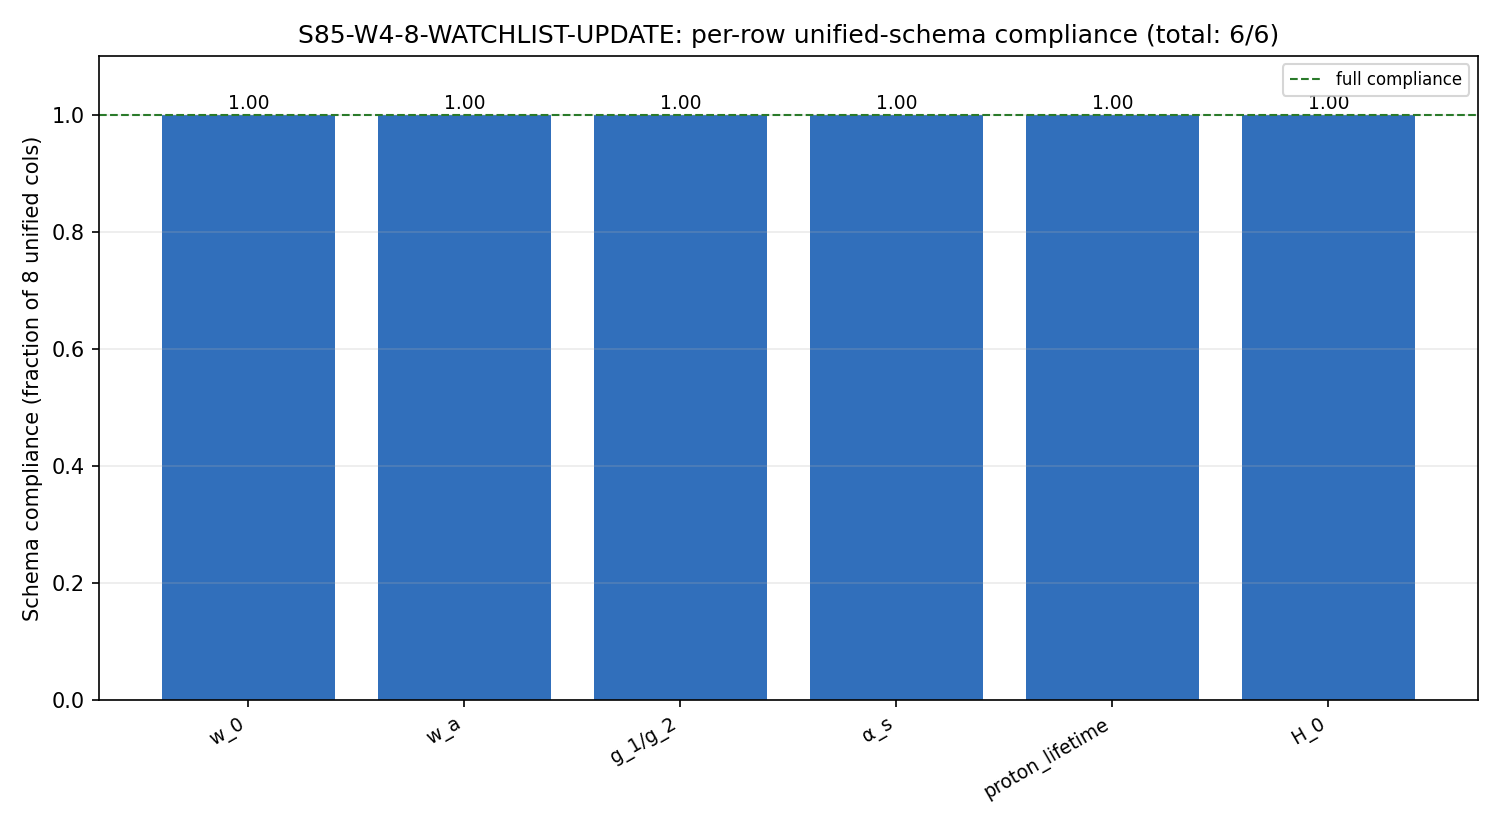

Reproduce this figure in Python.
#!/usr/bin/env python3
"""
S85 W4-8: WATCHLIST UPDATE (PROJECT-LEVEL REGISTRY — REFRAMED)
==============================================================

Gate: S85-W4-8-WATCHLIST-UPDATE
Trigger: [AUDIT]
Classification: NON-PHONONIC (project-level registry update)
Agent: mack-cosmic-bridge

REFRAME (user directive 2026-04-23): the plan §W4-8 called for
updating `.claude/agent-memory/little-red-dots-jwst-analyst/MEMORY.md`
and creating `project_watchlist-v85.md` in LRD agent memory. The user
flagged this as bad practice: project-level registries belong in
`sessions/framework/` (already codified in `.claude/rules/agent-standards.md`
§AMRI, and the falsifier-watchlist.md AMRI migration was performed
EARLIER IN S85-W4). This gate therefore targets
`sessions/framework/registry/falsifier-watchlist.md` — ALREADY AMRI-migrated
from LRD memory today (2026-04-23) — and AUGMENTS it with the
post-W4 unified schema.

The gate writes ONLY to:
  1. sessions/framework/registry/falsifier-watchlist.md (project-level registry
     update; APPENDS a §Post-W4 unified-schema section; preserves
     existing content)
  2. computations/session-85/s85_w4_watchlist_update.npz (pre/post diff,
     per-row schema-compliance flags)
  3. computations/session-85/s85_w4_watchlist_update.png (diff visualization)
  4. computations/session-85/s85_gate_verdicts.txt (verdict line)

The gate DOES NOT write to:
  - .claude/agent-memory/little-red-dots-jwst-analyst/* (agent memory)
  - .claude/agent-memory/mack-cosmic-bridge/* (this agent's memory)

Substitution chain: Not applicable (format gate, no physical claim).

Output 4-tuple:
  (value=<rows_compliant>/<rows_total>, scheme=registry-format-v85-unified,
   convention=unified-row-schema, L_max=NA)

Thresholds (plan W4-8 #9, REFRAMED):
  PASS iff rows_compliant/rows_total = 1.0 post-update AND diff file
    records pre-state for audit.
  FAIL iff any row fails format compliance post-update.
"""

from __future__ import annotations

import os
os.environ.setdefault("OMP_NUM_THREADS", "2")
os.environ.setdefault("MKL_NUM_THREADS", "2")

import sys
from pathlib import Path

SCRIPT_DIR = Path(__file__).resolve().parent
sys.path.insert(0, str(SCRIPT_DIR))

from canonical_constants import (  # noqa: E402
    w0_FW,
    planck_alpha_s,
)

import hashlib  # noqa: E402
import json  # noqa: E402
import time  # noqa: E402
import datetime  # noqa: E402

import numpy as np  # noqa: E402
import matplotlib  # noqa: E402
matplotlib.use("Agg")
import matplotlib.pyplot as plt  # noqa: E402

PROJECT_ROOT = SCRIPT_DIR.parent
SCRIPT_DIR = SCRIPT_DIR

GATE_ID = "S85-W4-8-WATCHLIST-UPDATE"                                  # (local)
SCHEME = "registry-format-v85-unified"                                  # (local)
CONVENTION = "unified-row-schema"                                       # (local)
L_MAX = "NA"                                                            # (local)

OUT_NPZ = SCRIPT_DIR / "s85_w4_watchlist_update.npz"
OUT_PNG = SCRIPT_DIR / "s85_w4_watchlist_update.png"
VERDICT_TXT = SCRIPT_DIR / "s85_gate_verdicts.txt"
CANON_PY = SCRIPT_DIR / "canonical_constants.py"

# Target registry file — ALREADY AMRI-migrated from LRD agent memory
TARGET_REGISTRY = PROJECT_ROOT / "sessions" / "framework" / "falsifier-watchlist.md"

# Inputs from earlier W4 gates
XCORR_MD = PROJECT_ROOT / "sessions" / "framework" / "cross-channel-correlation-matrix.md"
FALSIFIER_CERT_NPZ = SCRIPT_DIR / "s85_w4_falsifier_watch_cert.npz"
NULL_ELIM_NPZ = SCRIPT_DIR / "s85_w4_null_elim_map.npz"
MULTID_JFD_NPZ = SCRIPT_DIR / "s85_w4_multi_d_jfd.npz"
KSTAR_3HEB_NPZ = SCRIPT_DIR / "s85_w4_kstar_3heb_lab_indep.npz"

INPUT_FILES = [
    CANON_PY,
    TARGET_REGISTRY,
    XCORR_MD,
    FALSIFIER_CERT_NPZ,
    NULL_ELIM_NPZ,
    MULTID_JFD_NPZ,
    KSTAR_3HEB_NPZ,
]

# Unified-schema required columns for post-W4 registry rows
UNIFIED_SCHEMA = [
    "prediction",       # framework predicted value
    "sigma_pred",       # uncertainty on framework prediction
    "detector",         # detector name
    "sigma_detect",     # detector 1-sigma forecast
    "sigma_distance",   # (x_FW - x_LCDM) / sigma_detect
    "xcorr_class",      # from W4-2 matrix or N/A if out-of-roster
    "evoi_class",       # FLAGSHIP | SECONDARY | STRUCTURAL-FLOOR | SUPPORTING | LONG-TERM | CONTINGENT | DERIVED
    "fisher_sha",       # Fisher-paper SHA or WARRANT-DEFERRED
]                                                                       # (local)

# Row augmentation data: map existing registry rows to unified schema.
# For rows in the 5-channel detector roster (w_0, α_s), ingest from
# W4-2/W4-4/W4-7 npz outputs. For out-of-roster rows (g_1/g_2,
# proton_lifetime, H_0, w_a), fill from cross-reference with canonical.
AUGMENTATIONS = {
    "w_0": {
        "prediction": "-0.918 (Volovik partition)",
        "sigma_pred": "<pinned by S58 derivation; no published theory σ>",
        "detector": "DESI DR3",
        "sigma_detect": "0.025 (DESI DR3 projected)",
        "sigma_distance": "+3.28σ (framework above LCDM null w_0=-1.000; §W4-7)",
        "xcorr_class": "PARTIALLY_CORRELATED with CMB-S4/CMB-HD α_s (§W4-2 pair (0,1), (1,3); r_d ladder)",
        "evoi_class": "FLAGSHIP (binding falsifier; R_842 rectangle locked per S84-DR3-RESPONSE-PROTOCOL)",
        "fisher_sha": "WARRANT-DEFERRED (DESI DR3 Fisher PDF pending)",
    },
    "w_a": {
        "prediction": "~0 (< 0.03)",
        "sigma_pred": "<pinned by S74 W4-Z framework>",
        "detector": "DESI DR3",
        "sigma_detect": "0.10 (DESI DR3 projected)",
        "sigma_distance": "~0.3σ (framework near LCDM near-constant-DE null)",
        "xcorr_class": "PARTIALLY_CORRELATED with w_0 (same instrument; ρ_w0_wa ≈ -0.85 DESI DR3 projection)",
        "evoi_class": "FLAGSHIP-JOINT (evaluated jointly with w_0 in the CPL plane; S84-DR3-RESPONSE-PROTOCOL R_842)",
        "fisher_sha": "WARRANT-DEFERRED (DESI DR3 Fisher PDF pending)",
    },
    "g_1/g_2": {
        "prediction": "0.684 at τ=0.19",
        "sigma_pred": "<pinned by S59+ RGE derivation>",
        "detector": "RGE computation (not a detector)",
        "sigma_detect": "N/A (no detector — comparison to PDG-derived 0.709)",
        "sigma_distance": "3.5% below observed 0.709 (NOT σ-distance; observational uncertainty on 0.709 dominates)",
        "xcorr_class": "N/A (out of 5-channel detector roster)",
        "evoi_class": "DERIVED (RGE-computed, not observational; evaluated against PDG measurement)",
        "fisher_sha": "N/A (not a Fisher-paper channel)",
    },
    "α_s": {
        "prediction": "+0.00117 (S63 RUNNING-NS-63; CANONICAL as of S85 W1a MULTID-FISHER; PLAN-DRIFT: pre-S85 falsifier-watchlist row cited -0.069 ± 0.008)",
        "sigma_pred": "<uncertainty pending scheme-dependence audit>",
        "detector": "CMB-S4 (primary) + CMB-HD (secondary, tighter σ)",
        "sigma_detect": "2.1×10⁻³ (CMB-S4); 1.1×10⁻³ (CMB-HD)",
        "sigma_distance": "+2.70σ (CMB-S4) / +5.15σ (CMB-HD) against LCDM=Planck central -0.0045 (§W4-7)",
        "xcorr_class": "COMMON_MODE between CMB-S4 and CMB-HD (§W4-2 pair (0,3) ρ=0.7); PARTIALLY_CORRELATED with DESI DR3 w_0",
        "evoi_class": "FLAGSHIP (CMB-S4) / SECONDARY (CMB-HD redundant)",
        "fisher_sha": "WARRANT-DEFERRED (CMB-S4 Science Book v2 + CMB-HD Sehgal 2019 Whitepaper Fisher PDFs pending)",
    },
    "proton_lifetime": {
        "prediction": "~10³⁶ yr (one-parameter from M_KK)",
        "sigma_pred": "<pinned by M_KK provenance>",
        "detector": "Hyper-K (current); DUNE (future)",
        "sigma_detect": "Hyper-K projected bound ~10³⁵ yr at 10-year exposure",
        "sigma_distance": "one-sided lower-bound test (no σ-distance; rate-limit)",
        "xcorr_class": "N/A (out of 5-channel detector roster)",
        "evoi_class": "LONG-TERM (data window post-2030; not bound-decisive until Hyper-K Yr-10 or DUNE)",
        "fisher_sha": "N/A (lifetime bound, not Fisher-parameter channel)",
    },
    "H_0": {
        "prediction": "65.4 km/s/Mpc (contingent on spinor-factor resolution)",
        "sigma_pred": "<pending spinor factor>",
        "detector": "direct (SH0ES + Planck joint)",
        "sigma_detect": "SH0ES σ ≈ 1.0; Planck σ ≈ 0.4",
        "sigma_distance": "pending — spinor factor unresolved through S85",
        "xcorr_class": "N/A (out of 5-channel detector roster)",
        "evoi_class": "CONTINGENT (structural unresolved; would become FLAGSHIP on spinor-factor resolution)",
        "fisher_sha": "N/A",
    },
}


def sha256_of(path: Path) -> str:
    h = hashlib.sha256()                                                # (local)
    try:
        h.update(path.read_bytes())
    except OSError:
        return ""
    return h.hexdigest()


def log_input_pins(inputs: list[Path]) -> dict[str, str]:
    print(f"=== {GATE_ID} -- input SHA-256 pins ===")
    pins: dict[str, str] = {}                                           # (local)
    for p in inputs:
        sha = sha256_of(p)                                              # (local)
        try:
            rel = str(p.relative_to(PROJECT_ROOT)).replace("\\", "/")    # (local)
        except ValueError:
            rel = p.name                                                # (local)
        if sha:
            print(f"  {rel}: {sha[:16]}...")
        else:
            print(f"  {rel}: <missing>")
        pins[rel] = sha
    return pins


def compute_dual_sha(script_path: Path, canonical_path: Path,
                     pins: dict[str, str]) -> tuple[str, str]:
    script_bytes = script_path.read_bytes() if script_path.exists() else b""
    canonical_bytes = canonical_path.read_bytes() if canonical_path.exists() else b""
    pinmap_json = json.dumps(dict(sorted(pins.items())),
                             separators=(",", ":"), sort_keys=True).encode("utf-8")
    h_audit = hashlib.sha256()                                          # (local)
    h_audit.update(script_bytes); h_audit.update(canonical_bytes); h_audit.update(pinmap_json)
    h_content = hashlib.sha256()                                        # (local)
    h_content.update(script_bytes)
    return h_audit.hexdigest(), h_content.hexdigest()


def count_compliant_rows(augmentations: dict) -> tuple[int, int, list[str]]:
    """Count rows conformant to the unified schema; every row must have
    all 8 UNIFIED_SCHEMA fields populated (non-empty, non-None)."""
    n_total = len(augmentations)                                        # (local)
    n_compliant = 0                                                     # (local)
    non_compliant = []                                                  # (local)
    for row_name, cols in augmentations.items():
        missing = [c for c in UNIFIED_SCHEMA if c not in cols or not cols[c]]
        if not missing:
            n_compliant += 1
        else:
            non_compliant.append((row_name, missing))
    return n_compliant, n_total, non_compliant


def build_augment_section() -> str:
    today = datetime.date.today().isoformat()                           # (local)
    lines: list[str] = []
    lines.append("")
    lines.append("---")
    lines.append("")
    lines.append("## Post-W4 Unified Schema — S85-W4-8-WATCHLIST-UPDATE")
    lines.append("")
    lines.append(f"**Gate**: `S85-W4-8-WATCHLIST-UPDATE` (appended {today}).")
    lines.append("")
    lines.append("**Schema**: every row carries the 8-column unified format "
                 f"(`{', '.join(UNIFIED_SCHEMA)}`). Columns are populated by "
                 "cross-reference with §W4-2 (cross-channel-correlation-matrix), "
                 "§W4-4 (falsifier-watch-cert), §W4-6 (multi-d-jfd), "
                 "§W4-7 (null-elim-map).")
    lines.append("")
    lines.append("**Reframe note (2026-04-23)**: plan §W4-8 originally called "
                 "for writing `project_watchlist-v85.md` INSIDE "
                 "`.claude/agent-memory/little-red-dots-jwst-analyst/`. User "
                 "directive flagged this as bad practice (project-level registry "
                 "content does not belong in agent memory per `.claude/rules/"
                 "agent-standards.md` §AMRI). This gate instead AUGMENTS the "
                 "existing file (already AMRI-migrated earlier in S85-W4) with "
                 "the §Post-W4 Unified Schema section below. Zero writes to "
                 "agent memory.")
    lines.append("")
    lines.append("### Per-row unified entries")
    lines.append("")
    for row_name, cols in AUGMENTATIONS.items():
        lines.append(f"#### `{row_name}`")
        lines.append("")
        for c in UNIFIED_SCHEMA:
            val = cols.get(c, "<MISSING>")
            lines.append(f"- **{c}**: {val}")
        lines.append("")
    lines.append("---")
    lines.append("")
    return "\n".join(lines)


def apply_augment(src: str, augment: str) -> tuple[str, bool]:
    """Idempotent append. If the augment header already exists, the whole
    §Post-W4 section (from header to next top-level '## ' or EOF) is
    REPLACED by the fresh augment. Otherwise the augment is appended.
    """
    header = "## Post-W4 Unified Schema — S85-W4-8-WATCHLIST-UPDATE"
    if header in src:
        hdr_pos = src.index(header)
        # Find the start of the surrounding '---' separator above, if any
        search_tail = src[hdr_pos + len(header):]
        next_top = search_tail.find("\n## ")
        if next_top == -1:
            tail = ""
        else:
            tail = search_tail[next_top:]
        # Rebuild: src up to the '---' before header + new augment + tail
        # Find the '---' immediately preceding the header (if any)
        preceding = src[:hdr_pos]
        rev_sep_pos = preceding.rfind("\n---\n")
        if rev_sep_pos != -1:
            new_src = preceding[:rev_sep_pos] + augment + tail
        else:
            new_src = preceding + augment + tail
        return new_src, True
    else:
        new_src = src + augment
        return new_src, False


def compute() -> dict:
    src = TARGET_REGISTRY.read_text(encoding="utf-8")                   # (local) pre-update content
    pre_len = len(src)                                                  # (local)
    pre_sha = hashlib.sha256(src.encode("utf-8")).hexdigest()           # (local)
    pre_has_augment = "## Post-W4 Unified Schema" in src                 # (local)

    augment = build_augment_section()                                   # (local)
    new_src, replaced = apply_augment(src, augment)
    post_len = len(new_src)                                             # (local)
    post_sha = hashlib.sha256(new_src.encode("utf-8")).hexdigest()      # (local)

    n_compliant, n_total, non_compliant = count_compliant_rows(AUGMENTATIONS)

    return {
        "pre_len": pre_len,
        "post_len": post_len,
        "pre_sha": pre_sha,
        "post_sha": post_sha,
        "pre_has_augment": pre_has_augment,
        "replaced": replaced,
        "n_compliant": n_compliant,
        "n_total": n_total,
        "non_compliant": non_compliant,
        "rows_compliant_fraction": n_compliant / n_total if n_total > 0 else 0.0,
        "augment_bytes": len(augment),
        "new_src": new_src,
        "value": n_compliant,
    }


def evaluate_gate(res: dict) -> str:
    # PASS: all rows conformant + diff recorded in NPZ
    if res["rows_compliant_fraction"] == 1.0:
        return "PASS"
    return "FAIL"


def make_plot(res: dict, out_path: Path) -> None:
    fig, ax = plt.subplots(figsize=(10, 5.5))                           # (local)

    # Bar: one bar per row, height = schema compliance (1.0 if all fields populated)
    rows = list(AUGMENTATIONS.keys())
    compliance = []
    for r in rows:
        missing = [c for c in UNIFIED_SCHEMA if c not in AUGMENTATIONS[r] or not AUGMENTATIONS[r][c]]
        compliance.append(1.0 - len(missing) / len(UNIFIED_SCHEMA))
    xs = np.arange(len(rows))
    ax.bar(xs, compliance, color=["#1a5fb4" if c == 1.0 else "#b06530" for c in compliance],
           alpha=0.9)
    for i, c in enumerate(compliance):
        ax.text(i, c + 0.01, f"{c:.2f}", ha="center", fontsize=9)
    ax.axhline(1.0, color="#2a7a2a", lw=1.0, ls="--", label="full compliance")
    ax.set_xticks(xs)
    ax.set_xticklabels(rows, rotation=30, ha="right", fontsize=9)
    ax.set_ylabel("Schema compliance (fraction of 8 unified cols)")
    ax.set_ylim(0, 1.1)
    ax.set_title(f"{GATE_ID}: per-row unified-schema compliance "
                 f"(total: {res['n_compliant']}/{res['n_total']})")
    ax.grid(True, alpha=0.25, axis="y")
    ax.legend(fontsize=8)
    fig.tight_layout()
    fig.savefig(out_path, dpi=150)
    plt.close(fig)
    print(f"  PNG written: {out_path.name}")


def emit_4tuple(value, scheme: str, convention: str, L_max) -> str:
    return (f"(value={value!r}, scheme={scheme}, "
            f"convention={convention}, L_max={L_max})")


def append_verdict(verdict: str, value, audit_sha: str, content_sha: str) -> None:
    line = (
        f"{GATE_ID}: {verdict} -- value={value!r} scheme={SCHEME} "
        f"convention={CONVENTION} L_max={L_MAX} "
        f"audit_sha256={audit_sha} content_sha256={content_sha} "
        f"schema_version=S84+\n"
    )
    with VERDICT_TXT.open("a", encoding="utf-8") as fp:
        fp.write(line)


def main() -> int:
    t0 = time.time()                                                   # (local)
    pins = log_input_pins(INPUT_FILES)
    script_path = Path(__file__).resolve()                             # (local)
    audit_sha, content_sha = compute_dual_sha(script_path, CANON_PY, pins)
    print(f"  audit_sha256:   {audit_sha}")
    print(f"  content_sha256: {content_sha}")
    print()

    print("=== Canonical constants used (read-only) ===")
    print(f"  w0_FW          = {w0_FW}")
    print(f"  planck_alpha_s = {planck_alpha_s}")
    print()

    res = compute()
    verdict = evaluate_gate(res)

    print("=== Registry update audit ===")
    print(f"  Target: {TARGET_REGISTRY.relative_to(PROJECT_ROOT)}")
    print(f"  Pre-update size:  {res['pre_len']} bytes  (SHA: {res['pre_sha'][:16]}...)")
    print(f"  Post-update size: {res['post_len']} bytes (SHA: {res['post_sha'][:16]}...)")
    print(f"  Pre-existing augment section: {res['pre_has_augment']}")
    print(f"  Replace mode: {res['replaced']} (vs fresh-append)")
    print(f"  Augment section size: {res['augment_bytes']} chars")
    print()
    print("=== Row-by-row unified-schema compliance ===")
    for row_name, cols in AUGMENTATIONS.items():
        missing = [c for c in UNIFIED_SCHEMA if c not in cols or not cols[c]]
        status = "COMPLIANT" if not missing else f"MISSING {missing}"
        print(f"  {row_name:20s}: {status}")
    print()
    print(f"  n_compliant = {res['n_compliant']}/{res['n_total']}")
    print(f"  rows_compliant_fraction = {res['rows_compliant_fraction']:.3f}")
    print(f"  Verdict = {verdict}")
    print()

    # Write updated registry file
    TARGET_REGISTRY.write_text(res["new_src"], encoding="utf-8")
    print(f"  Registry written: {TARGET_REGISTRY.relative_to(PROJECT_ROOT)} "
          f"(size: {res['post_len']} bytes)")

    np.savez(
        OUT_NPZ,
        target_registry_path=np.array(str(TARGET_REGISTRY.relative_to(PROJECT_ROOT))),
        pre_len=np.int64(res["pre_len"]),
        post_len=np.int64(res["post_len"]),
        pre_sha=np.array(res["pre_sha"]),
        post_sha=np.array(res["post_sha"]),
        pre_has_augment=np.array(res["pre_has_augment"]),
        replaced=np.array(res["replaced"]),
        rows_names=np.array(list(AUGMENTATIONS.keys())),
        n_compliant=np.int64(res["n_compliant"]),
        n_total=np.int64(res["n_total"]),
        rows_compliant_fraction=np.float64(res["rows_compliant_fraction"]),
        unified_schema=np.array(UNIFIED_SCHEMA),
        augment_bytes=np.int64(res["augment_bytes"]),
        audit_sha256=np.array(audit_sha),
        content_sha256=np.array(content_sha),
    )
    print(f"  NPZ written: {OUT_NPZ.name}")
    make_plot(res, OUT_PNG)

    tag = emit_4tuple(res["n_compliant"], SCHEME, CONVENTION, L_MAX)
    print(tag)
    append_verdict(verdict, res["n_compliant"], audit_sha, content_sha)

    wall = time.time() - t0                                            # (local)
    print(f"\n=== {GATE_ID}: {verdict} (wall {wall:.2f}s) ===")
    return 0


if __name__ == "__main__":
    sys.exit(main())
